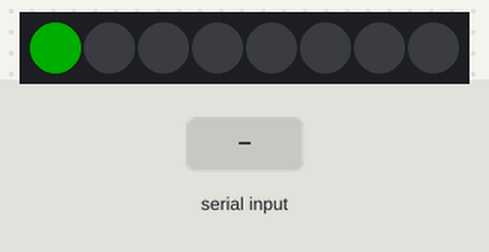
The sketch below on a simulated Arduino Mega 2560, built with avr-gcc and run on an emulated ATmega2560. On the bench: 8 RGB LEDs in strip order, left to right. Inputs (shaded band) come from the test bench. Dim RGB values are drawn brighter than linear.

Above: at 1.2 s.
1.3 s: "90,45\n" received over the second serial link
At 2.3 s:
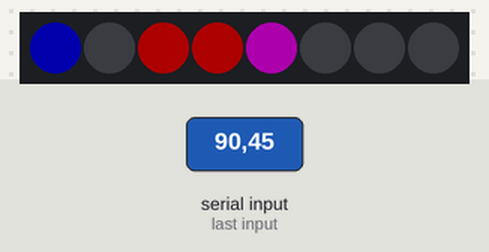
2.8 s: "30,150\n" received over the second serial link
At 3.5 s:
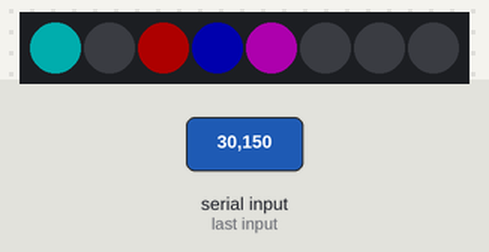
4.3 s: "200\n" received over the second serial link
At 5.5 s:
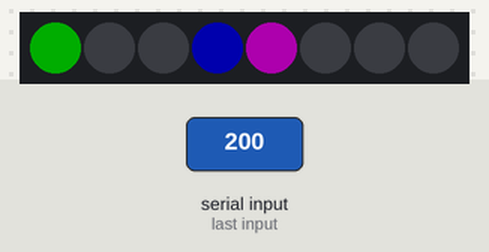
5.8 s: "5\n" received over the second serial link
At 6.8 s:
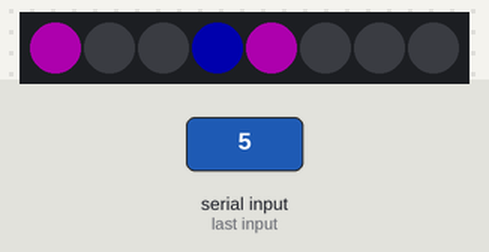
Timing chart, 0 to 8.3 s (numbered marks = the images above; inputs shaded):
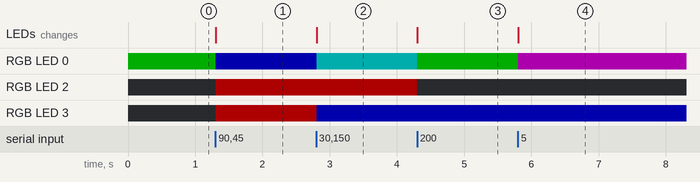

Measured:
- after the input at 1.3 s, RGB LED 0: RGB(0, 50, 0) → RGB(0, 0, 50) at once; RGB LED 2, RGB LED 3: off → RGB(50, 0, 0) at once; the LEDs: change at once (image 1)
- after the input at 2.8 s, RGB LED 0: RGB(0, 0, 50) → RGB(0, 50, 50) at once; RGB LED 3: RGB(50, 0, 0) → RGB(0, 0, 50) at once; the LEDs: change at once (image 2)
- after the input at 4.3 s, RGB LED 0: RGB(0, 50, 50) → RGB(0, 50, 0) at once; RGB LED 2: RGB(50, 0, 0) → off at once; the LEDs: change at once (image 3)
- after the input at 5.8 s, RGB LED 0: RGB(0, 50, 0) → RGB(50, 0, 50) at once; the LEDs: change at once (image 4)

The sketch:

consumer.ino
```cpp
#define LED_PIN    0  // NeoPixel LED strand is connected to GPIO #0 / D0
#define N_PIXELS  8  // Number of pixels you are using
#define TOP N_PIXELS / 4 // effectively number of pixels per band, number of pixels / 4 (since there are 4 bands)

#include <Adafruit_NeoPixel.h>
Adafruit_NeoPixel strip = Adafruit_NeoPixel(N_PIXELS, LED_PIN, NEO_GRB + NEO_KHZ800);

char state[100] = "hello";

int pixelBuff[N_PIXELS];

void setup() {
  // put your setup code here, to run once:
  //Serial.begin(115200);
  Serial1.begin(9600);
  //  Serial.println("setting up");
  strip.begin();  // initialize the strip
  strip.clear();  // Initialize all pixels to 'off'
  strip.show();   // make sure it is visible

  strip.setPixelColor(0, 50, 0, 0);
  strip.show();

  strip.setPixelColor(0, 0, 50, 0);
  strip.show();
  //  Serial.println("setting up done");
}

int flip = 1;

size_t l;

void loop() {
  // put your main code here, to run repeatedly:
  if (Serial1.available()) {
    Serial.println("reading bytes");
    l = Serial1.readBytesUntil('\n', state, 100);
    state[l+1] = 0;
    Serial.println(state);
    flip *= -1;
    colorPixels();
    strip.show();
  }
}

int tmpPixel, i;

void colorPixels() {
   for( i = 0; i < l; i++ ) {
     tmpPixel = state[i] - '0';

     strip.setPixelColor(i, ((tmpPixel & 4) / 4) * 50, ((tmpPixel & 2) / 2) * 50, (tmpPixel & 1) * 50);
   }
}
```
